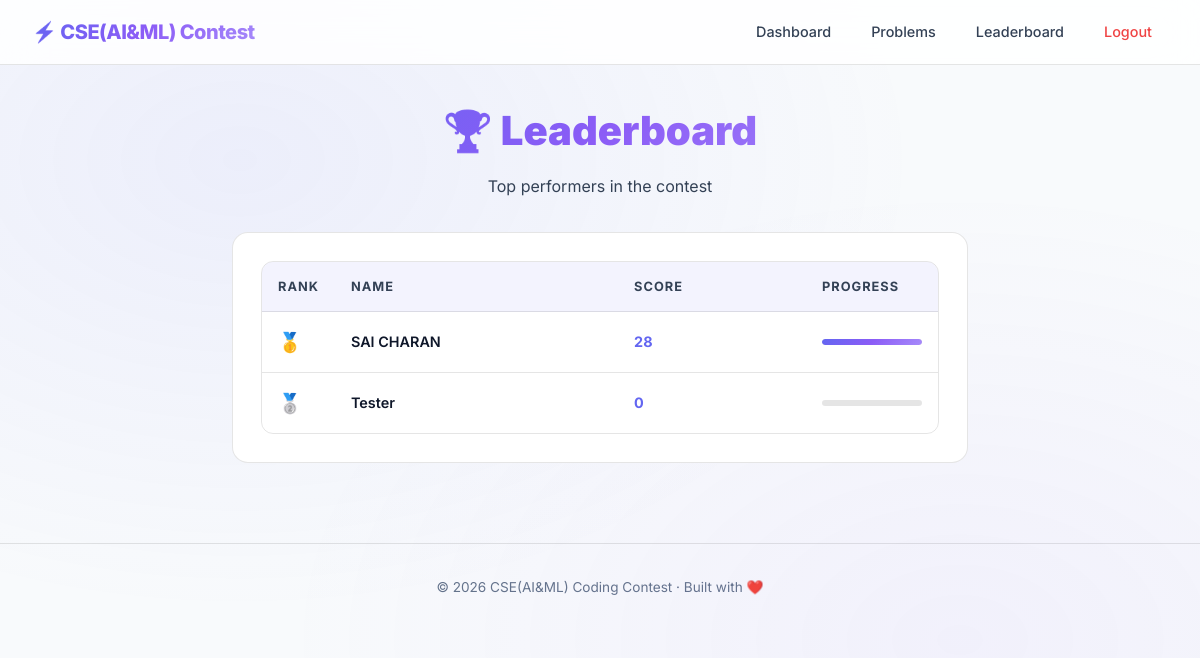
Page /leaderboard (signed in) on the earlier database version.
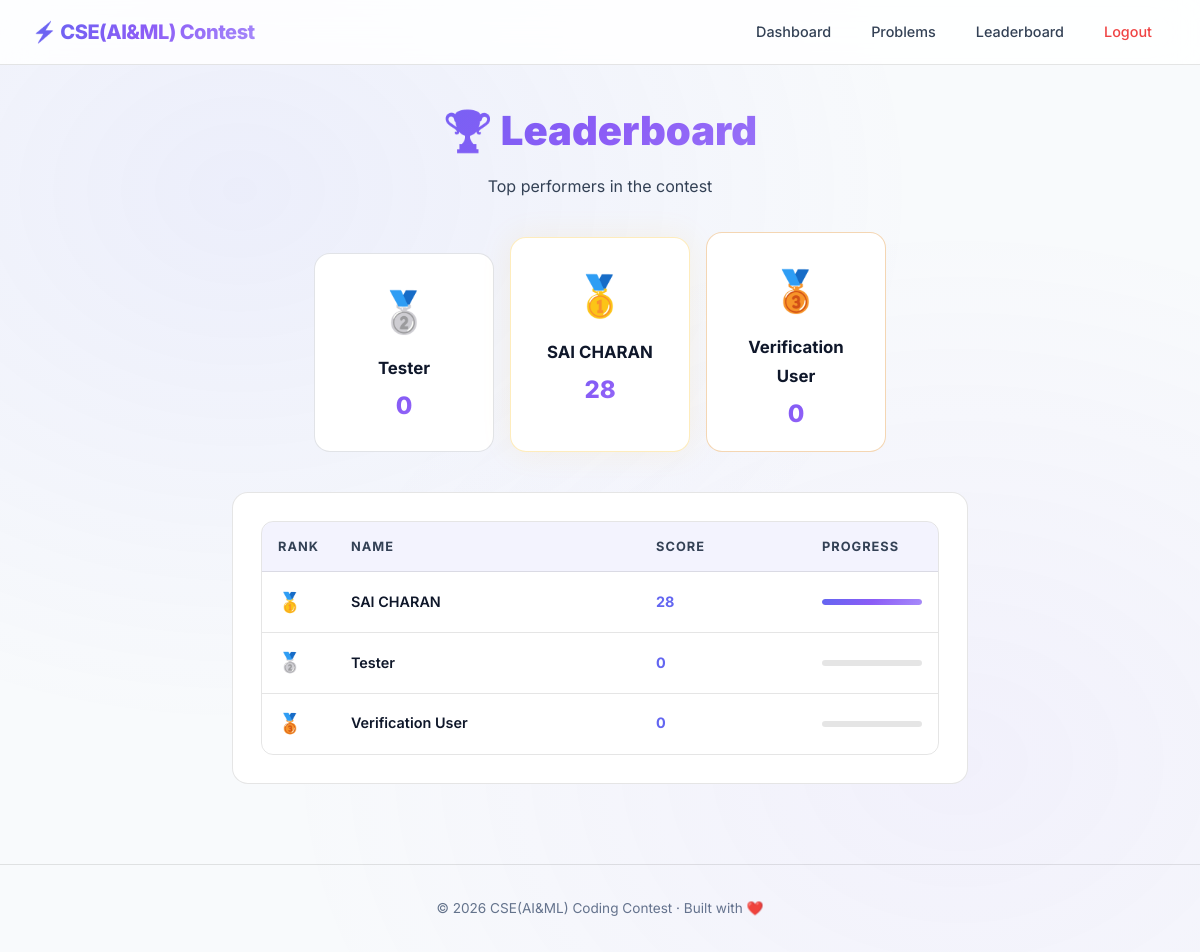
Same page on the later database version.
### tables this page shows
CREATE TABLE users (
            id INTEGER PRIMARY KEY AUTOINCREMENT,
            name TEXT,
            email TEXT UNIQUE,
            roll TEXT,
            google_id TEXT
        , reg_id TEXT, password TEXT);

### app.py (the view)
@app.route("/leaderboard")
def leaderboard():
    if not session.get("admin"):
        flash("Only administrative users can access the leaderboard.", "error")
        return redirect(url_for("login"))
    con = get_db()
    data = con.execute("""
        SELECT u.name, COALESCE(SUM(s.score), 0) as score
        FROM users u
        LEFT JOIN submissions s ON u.email = s.user_email
        GROUP BY u.email
        ORDER BY score DESC
    """).fetchall()
    con.close()
    return render_template("leaderboard.html", data=data)

### app.py (called while the page is built)
def get_db():
    print(f"DEBUG: Connecting to DB at {os.path.abspath(DB_PATH)}")
    print(f"DEBUG: Current working directory: {os.getcwd()}")
    con = sqlite3.connect(DB_PATH)
    con.row_factory = sqlite3.Row
    return con

### templates/leaderboard.html (shortened to what this page needs)
{% extends "base.html" %}
{% block content %}
<div class="container container-md">
    <div class="leaderboard-header fade-in">
        <h1>🏆 Leaderboard</h1>
        <p style="color: var(--text-secondary);">Top performers in the contest</p>
    </div>
    {% if data | length >= 3 %}
    <div class="podium fade-in stagger-1">
        <div class="podium-card silver">
            <div class="podium-medal">🥈</div>
            <div class="podium-name">{{ data[1]['name'] or 'Anonymous' }}</div>
            <div class="podium-score">{{ data[1]['score'] }}</div>
        </div>
        <div class="podium-card gold">
            <div class="podium-medal">🥇</div>
            <div class="podium-name">{{ data[0]['name'] or 'Anonymous' }}</div>
            <div class="podium-score">{{ data[0]['score'] }}</div>
        </div>
        <div class="podium-card bronze">
            <div class="podium-medal">🥉</div>
            <div class="podium-name">{{ data[2]['name'] or 'Anonymous' }}</div>
            <div class="podium-score">{{ data[2]['score'] }}</div>
        </div>
    </div>
    {% endif %}
    {% if data %}
    {% set max_score = data[0]['score'] if data else 1 %}
    <div class="card fade-in stagger-2">
        <div class="table-container">
            <table>
                <thead>
                    <tr>
                        <th style="width: 60px;">Rank</th>
                        <th>Name</th>
                        <th>Score</th>
                        <th style="width: 120px;">Progress</th>
                    </tr>
                </thead>
                <tbody>
                    {% for row in data %}
                    <tr>
                        <td>
                            <div class="rank-cell">
                                {% if loop.index == 1 %}
                                <span style="font-size: 1.2rem;">🥇</span>
                                {% elif loop.index == 2 %}
                                <span style="font-size: 1.2rem;">🥈</span>
                                {% elif loop.index == 3 %}
                                <span style="font-size: 1.2rem;">🥉</span>
                                {% else %}
                                <span class="rank-number">{{ loop.index }}</span>
                                {% endif %}
                            </div>
                        </td>
                        <td style="font-weight: 600;">{{ row['name'] or 'Anonymous' }}</td>
                        <td style="font-weight: 700; color: var(--accent-primary);">{{ row['score'] }}</td>
                        <td>
                            <div class="score-bar-bg">
                                <div class="score-bar-fill"
                                    style="width: {{ (row['score'] / max_score * 100) if max_score > 0 else 0 }}%">
                                </div>
                            </div>
                        </td>
                    </tr>
                    {% endfor %}
                </tbody>
            </table>
        </div>
    </div>
    {% else %}
    <div class="card fade-in text-center" style="padding: 3rem;">
        <p style="font-size: 2rem; margin-bottom: 0.5rem;">🏁</p>
        <p style="color: var(--text-secondary);">No submissions yet. Be the first to compete!</p>
    </div>
    {% endif %}
</div>
{% endblock %}

Differences in the rows shown:
shown differently, row unchanged: users "Tester": name (not shown) → "Tester"
shown differently, row unchanged: users "SAI CHARAN": name (not shown) → "SAI CHARAN"
added users: name "Verification User", score "0"
Other differences:
{{ data[1]['score'] }}: (not shown) → "0"
{{ data[0]['score'] }}: (not shown) → "28"
{{ data[2]['score'] }}: (not shown) → "0"
